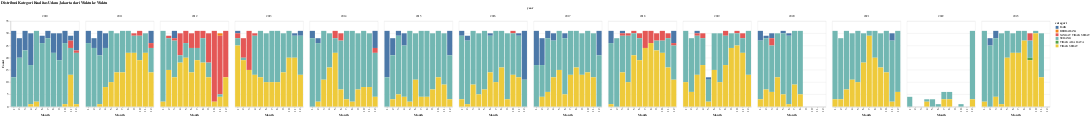

Notebook cell for this chart:
### Code cell
# Visualization of Categories Over Time

data_categori = all_data.groupby(['year', 'month', 'categori']).size().reset_index(name='count')

chart = alt.Chart(data_categori).mark_bar().encode(
    x=alt.X('month:O', title='Month'), 
    y=alt.Y('count:Q', title='Count'),
    color='categori:N',  
    column='year:O',  
).properties(
    title='Distribusi Kategori Kualitas Udara Jakarta dari Waktu ke Waktu'
)

chart.show()

### Figure 1 — Vega-Lite specification as saved in the notebook (floating-point values rounded to 4 significant figures; data arrays with more than 128 entries replaced by an {"elided": "..."} marker saying what was removed)
{"config": {"view": {"continuousWidth": 300, "continuousHeight": 300}}, "data": {"name": "data-d429adf9597eb1c96d725f88d23d8229"}, "mark": {"type": "bar"}, "encoding": {"color": {"field": "categori", "type": "nominal"}, "column": {"field": "year", "type": "ordinal"}, "x": {"field": "month", "title": "Month", "type": "ordinal"}, "y": {"field": "count", "title": "Count", "type": "quantitative"}}, "title": "Distribusi Kategori Kualitas Udara Jakarta dari Waktu ke Waktu", "$schema": "https://vega.github.io/schema/vega-lite/v5.20.1.json", "datasets": {"data-d429adf9597eb1c96d725f88d23d8229": {"elided": "388 records"}}}
